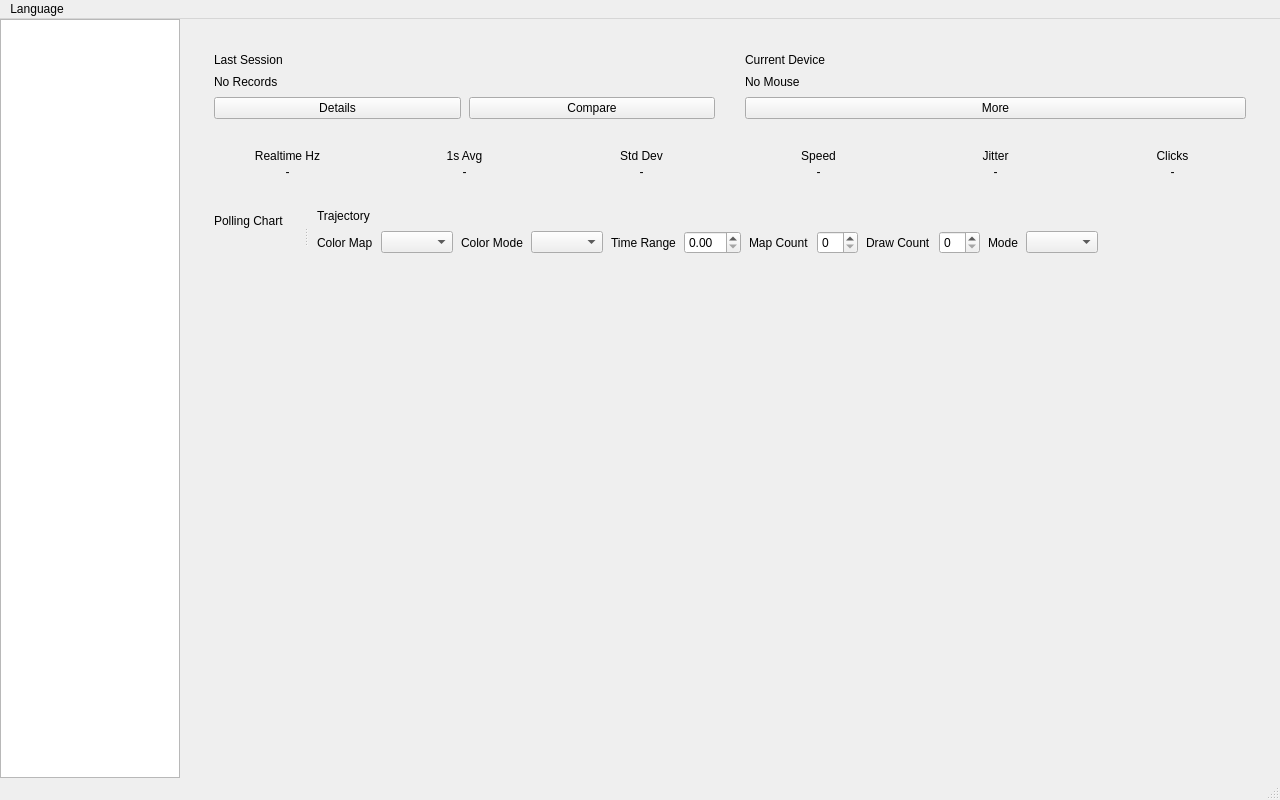
<?xml version="1.0" encoding="UTF-8"?>
<ui version="4.0">
 <class>Gg</class>
 <widget class="QMainWindow" name="Gg">
  <property name="geometry">
   <rect>
    <x>0</x>
    <y>0</y>
    <width>1280</width>
    <height>800</height>
   </rect>
  </property>
  <property name="minimumSize">
   <size>
    <width>960</width>
    <height>600</height>
   </size>
  </property>
  <property name="windowTitle">
   <string>Mouse Data</string>
  </property>
  <widget class="QWidget" name="centralWidget">
   <layout class="QHBoxLayout" name="rootLayout">
    <property name="spacing">
     <number>0</number>
    </property>
    <property name="leftMargin">
     <number>0</number>
    </property>
    <property name="topMargin">
     <number>0</number>
    </property>
    <property name="rightMargin">
     <number>0</number>
    </property>
    <property name="bottomMargin">
     <number>0</number>
    </property>
    <item>
     <widget class="QListWidget" name="navigationList">
      <property name="minimumSize">
       <size>
        <width>180</width>
        <height>0</height>
       </size>
      </property>
      <property name="maximumSize">
       <size>
        <width>180</width>
        <height>16777215</height>
       </size>
      </property>
     </widget>
    </item>
    <item>
     <widget class="QStackedWidget" name="pageStack">
      <widget class="QWidget" name="dashboardPage">
       <layout class="QVBoxLayout" name="dashboardPageLayout">
        <property name="leftMargin">
         <number>16</number>
        </property>
        <property name="topMargin">
         <number>16</number>
        </property>
        <property name="rightMargin">
         <number>16</number>
        </property>
        <property name="bottomMargin">
         <number>16</number>
        </property>
        <item>
         <widget class="QScrollArea" name="dashboardScrollArea">
          <property name="frameShape">
           <enum>QFrame::NoFrame</enum>
          </property>
          <property name="widgetResizable">
           <bool>true</bool>
          </property>
          <widget class="QWidget" name="dashboardScrollContent">
           <property name="geometry">
            <rect>
             <x>0</x>
             <y>0</y>
             <width>1068</width>
             <height>723</height>
            </rect>
           </property>
           <layout class="QVBoxLayout" name="dashboardContentLayout">
            <property name="spacing">
             <number>12</number>
            </property>
            <item>
             <layout class="QHBoxLayout" name="dashboardTopRowLayout">
              <property name="spacing">
               <number>12</number>
              </property>
              <item>
               <widget class="QFrame" name="lastSessionCard">
                <layout class="QVBoxLayout" name="lastSessionCardLayout">
                 <property name="spacing">
                  <number>8</number>
                 </property>
                 <item>
                  <widget class="QLabel" name="lastSessionTitleLabel">
                   <property name="text">
                    <string>Last Session</string>
                   </property>
                  </widget>
                 </item>
                 <item>
                  <widget class="QLabel" name="lastSessionLabel">
                   <property name="text">
                    <string>No Records</string>
                   </property>
                   <property name="wordWrap">
                    <bool>true</bool>
                   </property>
                  </widget>
                 </item>
                 <item>
                  <layout class="QHBoxLayout" name="lastSessionButtonsLayout">
                   <item>
                    <widget class="QPushButton" name="lastSessionDetailsButton">
                     <property name="text">
                      <string>Details</string>
                     </property>
                    </widget>
                   </item>
                   <item>
                    <widget class="QPushButton" name="lastSessionCompareButton">
                     <property name="text">
                      <string>Compare</string>
                     </property>
                    </widget>
                   </item>
                  </layout>
                 </item>
                </layout>
               </widget>
              </item>
              <item>
               <widget class="QFrame" name="currentDeviceCard">
                <layout class="QVBoxLayout" name="currentDeviceCardLayout">
                 <property name="spacing">
                  <number>8</number>
                 </property>
                 <item>
                  <widget class="QLabel" name="currentDeviceTitleLabel">
                   <property name="text">
                    <string>Current Device</string>
                   </property>
                  </widget>
                 </item>
                 <item>
                  <widget class="QLabel" name="deviceInfoLabel">
                   <property name="text">
                    <string>No Mouse</string>
                   </property>
                   <property name="wordWrap">
                    <bool>true</bool>
                   </property>
                  </widget>
                 </item>
                 <item>
                  <widget class="QPushButton" name="deviceMoreButton">
                   <property name="text">
                    <string>More</string>
                   </property>
                  </widget>
                 </item>
                </layout>
               </widget>
              </item>
             </layout>
            </item>
            <item>
             <layout class="QHBoxLayout" name="dashboardStatsRowLayout">
              <property name="spacing">
               <number>12</number>
              </property>
              <item>
               <widget class="QFrame" name="dashboardHzCard">
                <layout class="QVBoxLayout" name="dashboardHzCardLayout">
                 <property name="spacing">
                  <number>2</number>
                 </property>
                 <item>
                  <widget class="QLabel" name="dashboardHzTitleLabel">
                   <property name="text">
                    <string>Realtime Hz</string>
                   </property>
                   <property name="alignment">
                    <set>Qt::AlignCenter</set>
                   </property>
                  </widget>
                 </item>
                 <item>
                  <widget class="QLabel" name="dashboardHzValueLabel">
                   <property name="text">
                    <string>-</string>
                   </property>
                   <property name="alignment">
                    <set>Qt::AlignCenter</set>
                   </property>
                  </widget>
                 </item>
                </layout>
               </widget>
              </item>
              <item>
               <widget class="QFrame" name="dashboardAvgCard">
                <layout class="QVBoxLayout" name="dashboardAvgCardLayout">
                 <property name="spacing">
                  <number>2</number>
                 </property>
                 <item>
                  <widget class="QLabel" name="dashboardAvgTitleLabel">
                   <property name="text">
                    <string>1s Avg</string>
                   </property>
                   <property name="alignment">
                    <set>Qt::AlignCenter</set>
                   </property>
                  </widget>
                 </item>
                 <item>
                  <widget class="QLabel" name="dashboardAvgValueLabel">
                   <property name="text">
                    <string>-</string>
                   </property>
                   <property name="alignment">
                    <set>Qt::AlignCenter</set>
                   </property>
                  </widget>
                 </item>
                </layout>
               </widget>
              </item>
              <item>
               <widget class="QFrame" name="dashboardStdCard">
                <layout class="QVBoxLayout" name="dashboardStdCardLayout">
                 <property name="spacing">
                  <number>2</number>
                 </property>
                 <item>
                  <widget class="QLabel" name="dashboardStdTitleLabel">
                   <property name="text">
                    <string>Std Dev</string>
                   </property>
                   <property name="alignment">
                    <set>Qt::AlignCenter</set>
                   </property>
                  </widget>
                 </item>
                 <item>
                  <widget class="QLabel" name="dashboardStdValueLabel">
                   <property name="text">
                    <string>-</string>
                   </property>
                   <property name="alignment">
                    <set>Qt::AlignCenter</set>
                   </property>
                  </widget>
                 </item>
                </layout>
               </widget>
              </item>
              <item>
               <widget class="QFrame" name="dashboardSpeedCard">
                <layout class="QVBoxLayout" name="dashboardSpeedCardLayout">
                 <property name="spacing">
                  <number>2</number>
                 </property>
                 <item>
                  <widget class="QLabel" name="dashboardSpeedTitleLabel">
                   <property name="text">
                    <string>Speed</string>
                   </property>
                   <property name="alignment">
                    <set>Qt::AlignCenter</set>
                   </property>
                  </widget>
                 </item>
                 <item>
                  <widget class="QLabel" name="dashboardSpeedValueLabel">
                   <property name="text">
                    <string>-</string>
                   </property>
                   <property name="alignment">
                    <set>Qt::AlignCenter</set>
                   </property>
                  </widget>
                 </item>
                </layout>
               </widget>
              </item>
              <item>
               <widget class="QFrame" name="dashboardJitterCard">
                <layout class="QVBoxLayout" name="dashboardJitterCardLayout">
                 <property name="spacing">
                  <number>2</number>
                 </property>
                 <item>
                  <widget class="QLabel" name="dashboardJitterTitleLabel">
                   <property name="text">
                    <string>Jitter</string>
                   </property>
                   <property name="alignment">
                    <set>Qt::AlignCenter</set>
                   </property>
                  </widget>
                 </item>
                 <item>
                  <widget class="QLabel" name="dashboardJitterValueLabel">
                   <property name="text">
                    <string>-</string>
                   </property>
                   <property name="alignment">
                    <set>Qt::AlignCenter</set>
                   </property>
                  </widget>
                 </item>
                </layout>
               </widget>
              </item>
              <item>
               <widget class="QFrame" name="dashboardClicksCard">
                <layout class="QVBoxLayout" name="dashboardClicksCardLayout">
                 <property name="spacing">
                  <number>2</number>
                 </property>
                 <item>
                  <widget class="QLabel" name="dashboardClicksTitleLabel">
                   <property name="text">
                    <string>Clicks</string>
                   </property>
                   <property name="alignment">
                    <set>Qt::AlignCenter</set>
                   </property>
                  </widget>
                 </item>
                 <item>
                  <widget class="QLabel" name="dashboardClicksValueLabel">
                   <property name="text">
                    <string>-</string>
                   </property>
                   <property name="alignment">
                    <set>Qt::AlignCenter</set>
                   </property>
                  </widget>
                 </item>
                </layout>
               </widget>
              </item>
             </layout>
            </item>
            <item>
             <widget class="QSplitter" name="dashboardChartsSplitter">
              <property name="orientation">
               <enum>Qt::Horizontal</enum>
              </property>
              <widget class="QFrame" name="dashboardChartCard">
               <layout class="QVBoxLayout" name="dashboardChartCardLayout">
                <property name="spacing">
                 <number>8</number>
                </property>
                <item>
                 <widget class="QLabel" name="dashboardChartTitleLabel">
                  <property name="text">
                   <string>Polling Chart</string>
                  </property>
                 </widget>
                </item>
                <item>
                 <widget class="SparklineWidget" name="dashboardChart" native="true"/>
                </item>
               </layout>
              </widget>
              <widget class="QFrame" name="dashboardTrajectoryCard">
               <layout class="QVBoxLayout" name="dashboardTrajectoryCardLayout">
                <property name="spacing">
                 <number>8</number>
                </property>
                <item>
                 <widget class="QLabel" name="dashboardTrajectoryTitleLabel">
                  <property name="text">
                   <string>Trajectory</string>
                  </property>
                 </widget>
                </item>
                <item>
                 <layout class="QHBoxLayout" name="dashboardTrajectoryOptionsLayout">
                  <property name="spacing">
                   <number>8</number>
                  </property>
                  <item>
                   <widget class="QLabel" name="dashboardTrajectoryPaletteLabel">
                    <property name="text">
                     <string>Color Map</string>
                    </property>
                   </widget>
                  </item>
                  <item>
                   <widget class="QComboBox" name="dashboardTrajectoryPaletteCombo"/>
                  </item>
                  <item>
                   <widget class="QLabel" name="dashboardTrajectoryColorModeLabel">
                    <property name="text">
                     <string>Color Mode</string>
                    </property>
                   </widget>
                  </item>
                  <item>
                   <widget class="QComboBox" name="dashboardTrajectoryColorModeCombo"/>
                  </item>
                  <item>
                   <widget class="QLabel" name="dashboardTrajectoryRangeLabel">
                    <property name="text">
                     <string>Time Range</string>
                    </property>
                   </widget>
                  </item>
                  <item>
                   <widget class="QDoubleSpinBox" name="dashboardTrajectoryRangeSpinBox"/>
                  </item>
                  <item>
                   <widget class="QLabel" name="dashboardTrajectoryMapCountLabel">
                    <property name="text">
                     <string>Map Count</string>
                    </property>
                   </widget>
                  </item>
                  <item>
                   <widget class="QSpinBox" name="dashboardTrajectoryMapCountSpinBox"/>
                  </item>
                  <item>
                   <widget class="QLabel" name="dashboardTrajectoryDrawCountLabel">
                    <property name="text">
                     <string>Draw Count</string>
                    </property>
                   </widget>
                  </item>
                  <item>
                   <widget class="QSpinBox" name="dashboardTrajectoryDrawCountSpinBox"/>
                  </item>
                  <item>
                   <widget class="QLabel" name="dashboardTrajectoryModeLabel">
                    <property name="text">
                     <string>Mode</string>
                    </property>
                   </widget>
                  </item>
                  <item>
                   <widget class="QComboBox" name="dashboardTrajectoryModeCombo"/>
                  </item>
                  <item>
                   <spacer name="dashboardTrajectoryOptionsSpacer">
                    <property name="orientation">
                     <enum>Qt::Horizontal</enum>
                    </property>
                    <property name="sizeHint" stdset="0">
                     <size>
                      <width>40</width>
                      <height>20</height>
                     </size>
                    </property>
                   </spacer>
                  </item>
                 </layout>
                </item>
                <item>
                 <widget class="TrajectoryWidget" name="dashboardTrajectory" native="true"/>
                </item>
               </layout>
              </widget>
             </widget>
            </item>
            <item>
             <spacer name="dashboardBottomSpacer">
              <property name="orientation">
               <enum>Qt::Vertical</enum>
              </property>
              <property name="sizeHint" stdset="0">
               <size>
                <width>20</width>
                <height>40</height>
               </size>
              </property>
             </spacer>
            </item>
           </layout>
          </widget>
         </widget>
        </item>
       </layout>
      </widget>
      <widget class="QWidget" name="testPage">
       <layout class="QVBoxLayout" name="testPageLayout">
        <property name="leftMargin">
         <number>16</number>
        </property>
        <property name="topMargin">
         <number>16</number>
        </property>
        <property name="rightMargin">
         <number>16</number>
        </property>
        <property name="bottomMargin">
         <number>16</number>
        </property>
        <item>
         <widget class="QScrollArea" name="testScrollArea">
          <property name="frameShape">
           <enum>QFrame::NoFrame</enum>
          </property>
          <property name="widgetResizable">
           <bool>true</bool>
          </property>
          <widget class="QWidget" name="testScrollContent">
           <property name="geometry">
            <rect>
             <x>0</x>
             <y>0</y>
             <width>799</width>
             <height>341</height>
            </rect>
           </property>
           <layout class="QVBoxLayout" name="testContentLayout">
            <property name="spacing">
             <number>12</number>
            </property>
            <item>
             <widget class="QGroupBox" name="testModeGroup">
              <property name="title">
               <string>Test Mode</string>
              </property>
              <layout class="QHBoxLayout" name="testModeLayout">
               <item>
                <widget class="QComboBox" name="testModeCombo"/>
               </item>
               <item>
                <spacer name="testModeSpacer">
                 <property name="orientation">
                  <enum>Qt::Horizontal</enum>
                 </property>
                 <property name="sizeHint" stdset="0">
                  <size>
                   <width>40</width>
                   <height>20</height>
                  </size>
                 </property>
                </spacer>
               </item>
              </layout>
             </widget>
            </item>
            <item>
             <widget class="QGroupBox" name="controlGroup">
              <property name="title">
               <string>Control</string>
              </property>
              <layout class="QVBoxLayout" name="controlGroupLayout">
               <item>
                <layout class="QHBoxLayout" name="controlRowLayout">
                 <item>
                  <widget class="QPushButton" name="startButton">
                   <property name="text">
                    <string>Start</string>
                   </property>
                  </widget>
                 </item>
                 <item>
                  <widget class="QPushButton" name="stopButton">
                   <property name="text">
                    <string>Stop</string>
                   </property>
                  </widget>
                 </item>
                 <item>
                  <widget class="QLabel" name="testStateLabel">
                   <property name="text">
                    <string>Status: Idle</string>
                   </property>
                  </widget>
                 </item>
                 <item>
                  <spacer name="controlRowSpacer">
                   <property name="orientation">
                    <enum>Qt::Horizontal</enum>
                   </property>
                   <property name="sizeHint" stdset="0">
                    <size>
                     <width>40</width>
                     <height>20</height>
                    </size>
                   </property>
                  </spacer>
                 </item>
                </layout>
               </item>
               <item>
                <widget class="QLabel" name="testMetricsLabel">
                 <property name="text">
                  <string/>
                 </property>
                 <property name="wordWrap">
                  <bool>true</bool>
                 </property>
                </widget>
               </item>
              </layout>
             </widget>
            </item>
            <item>
             <widget class="QGroupBox" name="metricsGroup">
              <property name="title">
               <string>Metrics</string>
              </property>
              <layout class="QVBoxLayout" name="metricsGroupLayout">
               <item>
                <widget class="QLabel" name="testResultLabel">
                 <property name="text">
                  <string>Start a test to collect data.</string>
                 </property>
                 <property name="wordWrap">
                  <bool>true</bool>
                 </property>
                </widget>
               </item>
              </layout>
             </widget>
            </item>
            <item>
             <widget class="QGroupBox" name="chartGroup">
              <property name="title">
               <string>Chart</string>
              </property>
              <layout class="QVBoxLayout" name="chartGroupLayout">
               <item>
                <layout class="QHBoxLayout" name="testTrajectoryOptionsLayout">
                 <property name="spacing">
                  <number>8</number>
                 </property>
                 <item>
                  <widget class="QLabel" name="testTrajectoryPaletteLabel">
                   <property name="text">
                    <string>Color Map</string>
                   </property>
                  </widget>
                 </item>
                 <item>
                  <widget class="QComboBox" name="testTrajectoryPaletteCombo"/>
                 </item>
                 <item>
                  <widget class="QLabel" name="testTrajectoryColorModeLabel">
                   <property name="text">
                    <string>Color Mode</string>
                   </property>
                  </widget>
                 </item>
                 <item>
                  <widget class="QComboBox" name="testTrajectoryColorModeCombo"/>
                 </item>
                 <item>
                  <widget class="QLabel" name="testTrajectoryRangeLabel">
                   <property name="text">
                    <string>Time Range</string>
                   </property>
                  </widget>
                 </item>
                 <item>
                  <widget class="QDoubleSpinBox" name="testTrajectoryRangeSpinBox"/>
                 </item>
                 <item>
                  <widget class="QLabel" name="testTrajectoryMapCountLabel">
                   <property name="text">
                    <string>Map Count</string>
                   </property>
                  </widget>
                 </item>
                 <item>
                  <widget class="QSpinBox" name="testTrajectoryMapCountSpinBox"/>
                 </item>
                 <item>
                  <widget class="QLabel" name="testTrajectoryDrawCountLabel">
                   <property name="text">
                    <string>Draw Count</string>
                   </property>
                  </widget>
                 </item>
                 <item>
                  <widget class="QSpinBox" name="testTrajectoryDrawCountSpinBox"/>
                 </item>
                 <item>
                  <widget class="QLabel" name="testTrajectoryModeLabel">
                   <property name="text">
                    <string>Mode</string>
                   </property>
                  </widget>
                 </item>
                 <item>
                  <widget class="QComboBox" name="testTrajectoryModeCombo"/>
                 </item>
                 <item>
                  <spacer name="testTrajectoryOptionsSpacer">
                   <property name="orientation">
                    <enum>Qt::Horizontal</enum>
                   </property>
                   <property name="sizeHint" stdset="0">
                    <size>
                     <width>40</width>
                     <height>20</height>
                    </size>
                   </property>
                  </spacer>
                 </item>
                </layout>
               </item>
               <item>
                <widget class="QSplitter" name="chartWidgetsSplitter">
                 <property name="orientation">
                  <enum>Qt::Horizontal</enum>
                 </property>
                 <widget class="SparklineWidget" name="testChart" native="true"/>
                 <widget class="TrajectoryWidget" name="testTrajectory" native="true"/>
                </widget>
               </item>
              </layout>
             </widget>
            </item>
            <item>
             <spacer name="testBottomSpacer">
              <property name="orientation">
               <enum>Qt::Vertical</enum>
              </property>
              <property name="sizeHint" stdset="0">
               <size>
                <width>20</width>
                <height>40</height>
               </size>
              </property>
             </spacer>
            </item>
           </layout>
          </widget>
         </widget>
        </item>
       </layout>
      </widget>
      <widget class="QWidget" name="historyPage">
       <layout class="QVBoxLayout" name="historyPageLayout">
        <property name="leftMargin">
         <number>16</number>
        </property>
        <property name="topMargin">
         <number>16</number>
        </property>
        <property name="rightMargin">
         <number>16</number>
        </property>
        <property name="bottomMargin">
         <number>16</number>
        </property>
        <item>
         <widget class="QLabel" name="historyTitleLabel">
          <property name="text">
           <string>History</string>
          </property>
         </widget>
        </item>
        <item>
         <widget class="QTableWidget" name="historyTable"/>
        </item>
        <item>
         <layout class="QHBoxLayout" name="historyButtonsLayout">
          <item>
           <widget class="QPushButton" name="historyExportButton">
            <property name="text">
             <string>Export</string>
            </property>
           </widget>
          </item>
          <item>
           <widget class="QPushButton" name="historyCompareButton">
            <property name="text">
             <string>Compare</string>
            </property>
           </widget>
          </item>
          <item>
           <widget class="QPushButton" name="historyRefreshButton">
            <property name="text">
             <string>Refresh</string>
            </property>
           </widget>
          </item>
          <item>
           <spacer name="historyButtonsSpacer">
            <property name="orientation">
             <enum>Qt::Horizontal</enum>
            </property>
            <property name="sizeHint" stdset="0">
             <size>
              <width>40</width>
              <height>20</height>
             </size>
            </property>
           </spacer>
          </item>
         </layout>
        </item>
       </layout>
      </widget>
      <widget class="QWidget" name="comparePage">
       <layout class="QVBoxLayout" name="comparePageLayout">
        <property name="leftMargin">
         <number>16</number>
        </property>
        <property name="topMargin">
         <number>16</number>
        </property>
        <property name="rightMargin">
         <number>16</number>
        </property>
        <property name="bottomMargin">
         <number>16</number>
        </property>
        <item>
         <widget class="QLabel" name="compareTitleLabel">
          <property name="text">
           <string>Compare</string>
          </property>
         </widget>
        </item>
        <item>
         <widget class="QLabel" name="compareSelectionLabel">
          <property name="text">
           <string>Selected 0</string>
          </property>
         </widget>
        </item>
        <item>
         <layout class="QHBoxLayout" name="compareButtonsLayout">
          <item>
           <widget class="QPushButton" name="compareAddButton">
            <property name="text">
             <string>Add</string>
            </property>
           </widget>
          </item>
          <item>
           <widget class="QPushButton" name="compareClearButton">
            <property name="text">
             <string>Clear</string>
            </property>
           </widget>
          </item>
          <item>
           <spacer name="compareButtonsSpacer">
            <property name="orientation">
             <enum>Qt::Horizontal</enum>
            </property>
            <property name="sizeHint" stdset="0">
             <size>
              <width>40</width>
              <height>20</height>
             </size>
            </property>
           </spacer>
          </item>
         </layout>
        </item>
        <item>
         <widget class="QTableWidget" name="compareTable"/>
        </item>
       </layout>
      </widget>
      <widget class="QWidget" name="devicePage">
       <layout class="QVBoxLayout" name="devicePageLayout">
        <property name="leftMargin">
         <number>16</number>
        </property>
        <property name="topMargin">
         <number>16</number>
        </property>
        <property name="rightMargin">
         <number>16</number>
        </property>
        <property name="bottomMargin">
         <number>16</number>
        </property>
        <item>
         <widget class="QLabel" name="deviceTitleLabel">
          <property name="text">
           <string>Device</string>
          </property>
         </widget>
        </item>
        <item>
         <widget class="QFrame" name="deviceInfoCard">
          <layout class="QVBoxLayout" name="deviceInfoCardLayout">
           <item>
            <widget class="QGroupBox" name="deviceBasicGroup">
             <property name="title">
              <string>Basic</string>
             </property>
             <layout class="QFormLayout" name="deviceBasicLayout">
              <item row="0" column="0">
               <widget class="QLabel" name="deviceNameFieldLabel">
                <property name="text">
                 <string>Name:</string>
                </property>
               </widget>
              </item>
              <item row="0" column="1">
               <widget class="QLabel" name="deviceNameValueLabel">
                <property name="text">
                 <string>-</string>
                </property>
               </widget>
              </item>
              <item row="1" column="0">
               <widget class="QLabel" name="deviceVendorFieldLabel">
                <property name="text">
                 <string>Vendor:</string>
                </property>
               </widget>
              </item>
              <item row="1" column="1">
               <widget class="QLabel" name="deviceVendorValueLabel">
                <property name="text">
                 <string>-</string>
                </property>
               </widget>
              </item>
              <item row="2" column="0">
               <widget class="QLabel" name="deviceVidFieldLabel">
                <property name="text">
                 <string>VID:</string>
                </property>
               </widget>
              </item>
              <item row="2" column="1">
               <widget class="QLabel" name="deviceVidValueLabel">
                <property name="text">
                 <string>-</string>
                </property>
               </widget>
              </item>
              <item row="3" column="0">
               <widget class="QLabel" name="devicePidFieldLabel">
                <property name="text">
                 <string>PID:</string>
                </property>
               </widget>
              </item>
              <item row="3" column="1">
               <widget class="QLabel" name="devicePidValueLabel">
                <property name="text">
                 <string>-</string>
                </property>
               </widget>
              </item>
             </layout>
            </widget>
           </item>
           <item>
            <widget class="QGroupBox" name="deviceStatusGroup">
             <property name="title">
              <string>Status</string>
             </property>
             <layout class="QFormLayout" name="deviceStatusLayout">
              <item row="0" column="0">
               <widget class="QLabel" name="deviceConnectionFieldLabel">
                <property name="text">
                 <string>Connection:</string>
                </property>
               </widget>
              </item>
              <item row="0" column="1">
               <widget class="QLabel" name="deviceConnectedValueLabel">
                <property name="text">
                 <string>-</string>
                </property>
               </widget>
              </item>
              <item row="1" column="0">
               <widget class="QLabel" name="deviceTypeFieldLabel">
                <property name="text">
                 <string>Type:</string>
                </property>
               </widget>
              </item>
              <item row="1" column="1">
               <widget class="QLabel" name="deviceTypeValueLabel">
                <property name="text">
                 <string>-</string>
                </property>
               </widget>
              </item>
             </layout>
            </widget>
           </item>
          </layout>
         </widget>
        </item>
        <item>
         <spacer name="deviceBottomSpacer">
          <property name="orientation">
           <enum>Qt::Vertical</enum>
          </property>
          <property name="sizeHint" stdset="0">
           <size>
            <width>20</width>
            <height>40</height>
           </size>
          </property>
         </spacer>
        </item>
       </layout>
      </widget>
     </widget>
    </item>
   </layout>
  </widget>
  <widget class="QMenuBar" name="menubar">
   <property name="geometry">
    <rect>
     <x>0</x>
     <y>0</y>
     <width>1280</width>
     <height>23</height>
    </rect>
   </property>
   <widget class="QMenu" name="menuLanguage">
    <property name="title">
     <string>Language</string>
    </property>
    <addaction name="actionEnglish"/>
    <addaction name="actionChinese"/>
   </widget>
   <addaction name="menuLanguage"/>
  </widget>
  <widget class="QStatusBar" name="statusbar"/>
  <action name="actionEnglish">
   <property name="checkable">
    <bool>true</bool>
   </property>
   <property name="text">
    <string>English</string>
   </property>
  </action>
  <action name="actionChinese">
   <property name="checkable">
    <bool>true</bool>
   </property>
   <property name="text">
    <string>中文</string>
   </property>
  </action>
 </widget>
 <customwidgets>
  <customwidget>
   <class>SparklineWidget</class>
   <extends>QWidget</extends>
   <header>SparklineWidget.h</header>
  </customwidget>
  <customwidget>
   <class>TrajectoryWidget</class>
   <extends>QWidget</extends>
   <header>TrajectoryWidget.h</header>
  </customwidget>
 </customwidgets>
 <resources>
  <include location="Gg.qrc"/>
 </resources>
 <connections/>
</ui>
